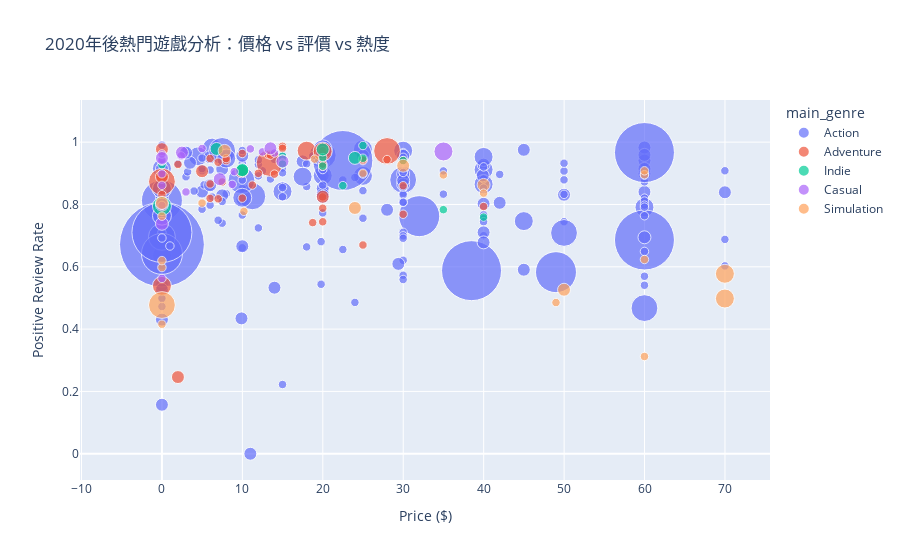

Notebook code for this chart:
### Code cell
# 準備資料：取玩家夠多且價格合理的遊戲
df_bubble = df[
    (df['owners_avg'] > 1000000) & 
    (df['price_clean'] < 70) &
    (df['release_year'] >= 2020) # 只看 2020 之後的新遊戲
].copy()

# 取出主要類型用於上色
df_bubble['main_genre'] = df_bubble['genres'].astype(str).apply(lambda x: x.split(', ')[0])
# 只保留前 5 大類型
top_5_genres = df_bubble['main_genre'].value_counts().head(5).index
df_bubble = df_bubble[df_bubble['main_genre'].isin(top_5_genres)]

# 繪圖
fig = px.scatter(df_bubble, 
                 x="price_clean", 
                 y="review_score",
                 size="owners_avg", # 氣泡大小代表熱門度
                 color="main_genre",   # 顏色代表類型
                 hover_name="name",    # 滑鼠移上去顯示遊戲名稱
                 log_x=False, 
                 size_max=60,
                 title="2020年後熱門遊戲分析：價格 vs 評價 vs 熱度",
                 labels={'price_clean': 'Price ($)', 'review_score': 'Positive Review Rate'},
                 ) 

fig.show()

### Figure 1 — Plotly figure (JSON) as saved in the notebook; plotly's stock layout.template omitted (floating-point values rounded to 4 significant figures; data arrays with more than 128 entries replaced by an {"elided": "..."} marker saying what was removed)
{"data": [{"hovertemplate": "<b>%{hovertext}</b><br><br>main_genre=Action<br>Price ($)=%{x}<br>Positive Review Rate=%{y}<br>owners_avg=%{marker.size}<extra></extra>", "hovertext": {"elided": "250 str values"}, "legendgroup": "Action", "marker": {"color": "#636efa", "size": {"elided": "250 float values"}, "sizemode": "area", "sizeref": 41670.0, "symbol": "circle"}, "mode": "markers", "name": "Action", "orientation": "v", "showlegend": true, "type": "scatter", "x": {"elided": "250 float values"}, "xaxis": "x", "y": {"elided": "250 float values"}, "yaxis": "y"}, {"hovertemplate": "<b>%{hovertext}</b><br><br>main_genre=Adventure<br>Price ($)=%{x}<br>Positive Review Rate=%{y}<br>owners_avg=%{marker.size}<extra></extra>", "hovertext": ["Stranded Deep", "Empyrion - Galactic Survival", "Rec Room", "Satisfactory", "House Party", "Stoneshard", "Raft", "Russian Fishing 4", "Subnautica: Below Zero", "Little Nightmares II", "Tails Noir", "Songs of Conquest", "LoveChoice", "Amnesia: Rebirth", "Dinkum", "The Henry Stickmin Collection", "Sands of Salzaar", "Solasta: Crown of the Magister", "Hydroneer", "Not For Broadcast", "OMORI", "The Sims™ 4", "Summer Memories", "Shop Titans", "Strobophagia | Rave Horror", "Monster Hunter Stories 2: Wings of Ruin", "The Planet Crafter", "Guild Wars 2", "Helltaker", "Escape Room - Der kranke Kollege", "Stray", "Old School RuneScape", "Across the Obelisk", "Escape Simulator", "NEEDY STREAMER OVERLOAD", "SnowRunner", "The Past Within", "Wartales", "DREDGE", "Mirror 2: Project X", "DAVE THE DIVER", "Inside the Backrooms", "Persona 3 Reload", "Love Is All Around", "inZOI", "MiSide", "Chained Together", "The Hungry Lamb: Traveling in the Late Ming Dynasty", "Sultan's Game"], "legendgroup": "Adventure", "marker": {"color": "#EF553B", "size": [1500000.0, 1500000.0, 3500000.0, 15000000.0, 1500000.0, 1500000.0, 15000000.0, 7500000.0, 3500000.0, 1500000.0, 1500000.0, 1500000.0, 1500000.0, 1500000.0, 1500000.0, 1500000.0, 1500000.0, 1500000.0, 1500000.0, 1500000.0, 1500000.0, 15000000.0, 1500000.0, 1500000.0, 1500000.0, 3500000.0, 1500000.0, 3500000.0, 3500000.0, 1500000.0, 7500000.0, 1500000.0, 1500000.0, 1500000.0, 1500000.0, 1500000.0, 1500000.0, 1500000.0, 1500000.0, 3500000.0, 7500000.0, 1500000.0, 1500000.0, 1500000.0, 1500000.0, 1500000.0, 3500000.0, 1500000.0, 1500000.0], "sizemode": "area", "sizeref": 41670.0, "symbol": "circle"}, "mode": "markers", "name": "Adventure", "orientation": "v", "showlegend": true, "type": "scatter", "x": [19.99, 19.99, 0.0, 27.99, 11.24, 18.74, 13.39, 0.0, 9.89, 29.99, 24.99, 29.99, 1.99, 29.99, 19.99, 14.99, 5.99, 7.49, 5.99, 24.99, 19.99, 0.0, 19.99, 0.0, 19.99, 19.99, 13.19, 0.0, 0.0, 0.0, 17.99, 0.0, 9.99, 7.99, 7.99, 11.99, 5.99, 13.99, 13.49, 1.99, 19.99, 6.99, 27.99, 6.99, 39.99, 14.99, 4.99, 9.99, 24.99], "xaxis": "x", "y": [0.7445, 0.7879, 0.8952, 0.9716, 0.8622, 0.7417, 0.9331, 0.5389, 0.9063, 0.9408, 0.6699, 0.8602, 0.9284, 0.7686, 0.9222, 0.9866, 0.8196, 0.8721, 0.8659, 0.9407, 0.9724, 0.8731, 0.9293, 0.7827, 0.8242, 0.8248, 0.9605, 0.889, 0.9776, 0.8155, 0.9726, 0.8314, 0.8202, 0.9407, 0.9473, 0.8999, 0.9476, 0.8974, 0.9582, 0.2461, 0.9698, 0.818, 0.944, 0.9356, 0.7933, 0.9802, 0.9067, 0.9636, 0.9436], "yaxis": "y"}, {"hovertemplate": "<b>%{hovertext}</b><br><br>main_genre=Indie<br>Price ($)=%{x}<br>Positive Review Rate=%{y}<br>owners_avg=%{marker.size}<extra></extra>", "hovertext": ["Besiege", "Totally Accurate Battle Simulator", "My Summer Car", "Wildermyth", "Dwarf Fortress", "Farthest Frontier", "Eternal Return", "IXION", "觅长生", "WorldBox - God Simulator", "Potion Craft: Alchemist Simulator", "Library Of Ruina", "DEVOUR", "Loop Hero", "VTube Studio", "Dyson Sphere Program", "DELTARUNE", "Darkest Dungeon® II", "Escape the Backrooms"], "legendgroup": "Indie", "marker": {"color": "#00cc96", "size": [1500000.0, 3500000.0, 1500000.0, 1500000.0, 3500000.0, 1500000.0, 7500000.0, 1500000.0, 1500000.0, 1500000.0, 1500000.0, 1500000.0, 3500000.0, 1500000.0, 1500000.0, 3500000.0, 1500000.0, 1500000.0, 3500000.0], "sizemode": "area", "sizeref": 41670.0, "symbol": "circle"}, "mode": "markers", "name": "Indie", "orientation": "v", "showlegend": true, "type": "scatter", "x": [14.99, 6.79, 14.99, 24.99, 23.99, 22.49, 0.0, 34.99, 14.99, 19.99, 19.99, 29.99, 9.99, 14.99, 0.0, 19.99, 24.99, 39.99, 9.99], "xaxis": "x", "y": [0.9545, 0.9782, 0.9458, 0.9483, 0.9494, 0.8603, 0.7947, 0.7834, 0.9331, 0.9503, 0.9231, 0.9409, 0.9096, 0.9295, 0.9277, 0.9766, 0.9891, 0.7593, 0.9103], "yaxis": "y"}, {"hovertemplate": "<b>%{hovertext}</b><br><br>main_genre=Casual<br>Price ($)=%{x}<br>Positive Review Rate=%{y}<br>owners_avg=%{marker.size}<extra></extra>", "hovertext": ["Factorio", "Golf With Your Friends", "Legion TD 2 - Multiplayer Tower Defense", "KARDS - The WW2 Card Game", "Golf It!", "Cell to Singularity - Evolution Never Ends", "Scribble It!", "RISK: Global Domination", "PowerWash Simulator", "Townscaper", "My Singing Monsters", "Cookie Clicker", "Dorfromantik", "Leaf Blower Revolution - Idle Game", "IdleOn - The Idle RPG", "Draw & Guess", "OpenTTD", "Volcano Princess", "Balatro", "Astral Party ", "Supermarket Simulator", "Supermarket Together", "WEBFISHING"], "legendgroup": "Casual", "marker": {"color": "#ab63fa", "size": [7500000.0, 3500000.0, 1500000.0, 3500000.0, 1500000.0, 1500000.0, 1500000.0, 3500000.0, 1500000.0, 1500000.0, 1500000.0, 3500000.0, 1500000.0, 1500000.0, 1500000.0, 1500000.0, 1500000.0, 1500000.0, 3500000.0, 1500000.0, 3500000.0, 3500000.0, 1500000.0], "sizemode": "area", "sizeref": 41670.0, "symbol": "circle"}, "mode": "markers", "name": "Casual", "orientation": "v", "showlegend": true, "type": "scatter", "x": [35.0, 7.19, 8.74, 0.0, 8.99, 0.0, 0.0, 0.0, 12.49, 2.39, 0.0, 2.49, 13.99, 0.0, 0.0, 2.99, 0.0, 10.99, 13.49, 0.0, 14.99, 0.0, 4.99], "xaxis": "x", "y": [0.9701, 0.8811, 0.8644, 0.7379, 0.9053, 0.8984, 0.8614, 0.7996, 0.9687, 0.9559, 0.9387, 0.9665, 0.9653, 0.9435, 0.7971, 0.8402, 0.9619, 0.9784, 0.9802, 0.5626, 0.938, 0.949, 0.9797], "yaxis": "y"}, {"hovertemplate": "<b>%{hovertext}</b><br><br>main_genre=Simulation<br>Price ($)=%{x}<br>Positive Review Rate=%{y}<br>owners_avg=%{marker.size}<extra></extra>", "hovertext": ["Brick Rigs", "Stormworks: Build and Rescue", "ROMANCE OF THE THREE KINGDOMS XIV", "Cities: Skylines II", "Police Simulator: Patrol Officers", "Ranch Simulator: Build, Hunt, Farm", "Hardspace: Shipbreaker", "NBA 2K21", "Jurassic World Evolution 2", "Farming Simulator 22", "Microsoft Flight Simulator (2020) 40th Anniversary Edition", "Sid Meier's Civilization VII", "EA SPORTS™ FIFA 21", "Manor Lords", "FIFA 22", "eFootball™", "Nobody - The Turnaround", "NBA 2K23", "EA SPORTS FC™ 24", "Football Manager 2024", "Farming Simulator 25", "NBA 2K24", "EA SPORTS FC™ 25", "TCG Card Shop Simulator"], "legendgroup": "Simulation", "marker": {"color": "#FFA15A", "size": [1500000.0, 1500000.0, 1500000.0, 3500000.0, 1500000.0, 1500000.0, 1500000.0, 1500000.0, 1500000.0, 3500000.0, 3500000.0, 1500000.0, 1500000.0, 3500000.0, 3500000.0, 15000000.0, 1500000.0, 1500000.0, 7500000.0, 1500000.0, 1500000.0, 1500000.0, 7500000.0, 3500000.0], "sizemode": "area", "sizeref": 41670.0, "symbol": "circle"}, "mode": "markers", "name": "Simulation", "orientation": "v", "showlegend": true, "type": "scatter", "x": [18.99, 24.99, 59.99, 49.99, 10.19, 4.99, 34.99, 0.0, 59.99, 29.99, 23.99, 48.99, 0.0, 39.99, 0.0, 0.0, 0.0, 0.0, 69.99, 59.99, 39.99, 59.99, 69.99, 7.79], "xaxis": "x", "y": [0.9455, 0.9003, 0.6235, 0.5263, 0.7779, 0.8045, 0.8949, 0.4156, 0.8957, 0.9242, 0.7887, 0.4853, 0.7623, 0.8628, 0.8049, 0.4773, 0.5976, 0.6199, 0.5775, 0.908, 0.8363, 0.3122, 0.4981, 0.972], "yaxis": "y"}], "layout": {"legend": {"itemsizing": "constant", "title": {"text": "main_genre"}, "tracegroupgap": 0}, "title": {"text": "2020年後熱門遊戲分析：價格 vs 評價 vs 熱度"}, "xaxis": {"anchor": "y", "domain": [0, 1], "title": {"text": "Price ($)"}}, "yaxis": {"anchor": "x", "domain": [0, 1], "title": {"text": "Positive Review Rate"}}}}
